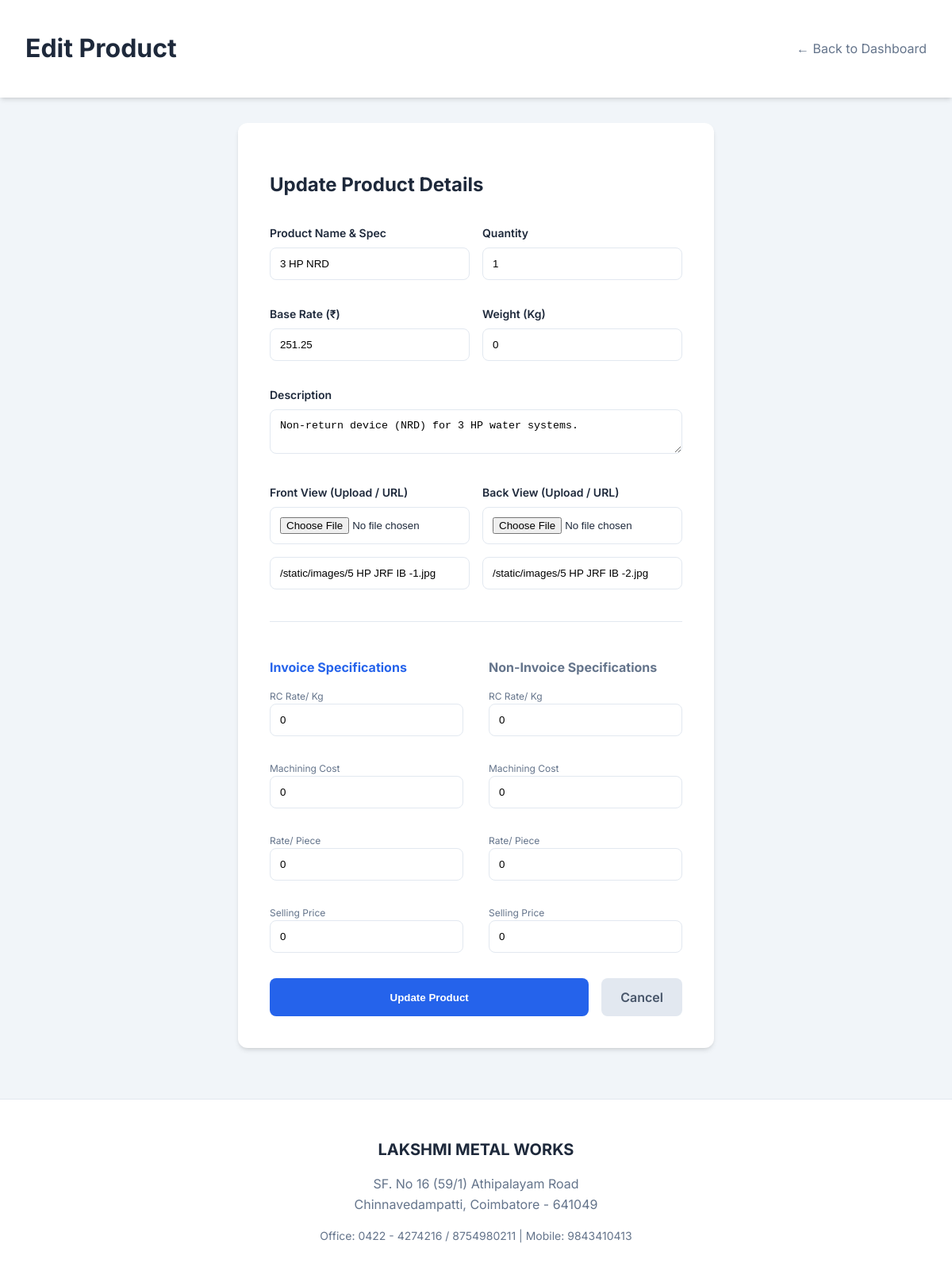
/admin/edit-product/8 (signed in), run on the app's committed database.
### models.py (models this page shows)
class Product(Base):
    __tablename__ = "products"
    id = Column(Integer, primary_key=True, index=True)
    name = Column(String, index=True)
    description = Column(Text)
    qty = Column(Integer, default=1)
    rate = Column(Float)
    image_url = Column(String)  # Front View
    back_image_url = Column(String, nullable=True)  # Back View
    weight = Column(Float, nullable=True)
    rc_rate_kg_invoice = Column(Float, nullable=True)
    machining_cost_invoice = Column(Float, nullable=True)
    rate_piece_invoice = Column(Float, nullable=True)
    rc_rate_kg_no_invoice = Column(Float, nullable=True)
    machining_cost_no_invoice = Column(Float, nullable=True)
    rate_piece_no_invoice = Column(Float, nullable=True)
    selling_price_invoice = Column(Float, nullable=True)
    selling_price_no_invoice = Column(Float, nullable=True)
    is_active = Column(Boolean, default=True)

### main.py (the view)
@app.get("/admin/edit-product/{product_id}", response_class=HTMLResponse)
async def edit_product_page(request: Request, product_id: int, db: Session = Depends(get_db)):
    if request.cookies.get("admin_session") != "authenticated":
        return RedirectResponse(url="/")
    product = db.query(models.Product).filter(models.Product.id == product_id).first()
    if not product:
        raise HTTPException(status_code=404, detail="Product not found")
    return templates.TemplateResponse("edit_product.html", {"request": request, "product": product})

### templates/edit_product.html (shortened to what this page needs)
<!DOCTYPE html>
<html lang="en">
<head>
    <link rel="stylesheet" href="/static/css/styles.css">
</head>
<body style="background-color: #f1f5f9;">
    <header>
        <h1>Edit Product</h1>
        <nav><a href="/admin/dashboard" style="color: var(--text-muted); text-decoration: none;">← Back to Dashboard</a>
        </nav>
    </header>
    <div class="container" style="max-width: 600px;">
        <div class="admin-form" style="padding: 2.5rem; margin-top: 2rem;">
            <h2 style="margin-bottom: 2rem; color: var(--text-main);">Update Product Details</h2>
            <form action="/admin/update-product/{{ product.id }}" method="post" enctype="multipart/form-data">
                <div style="display: grid; grid-template-columns: 1fr 1fr; gap: 1rem;">
                    <div>
                        <label
                            style="display: block; font-size: 0.875rem; font-weight: 600; margin-bottom: 0.5rem;">Product
                            Name & Spec</label>
                        <input type="text" name="name" value="{{ product.name }}" class="input-field" required>
                    </div>
                    <div>
                        <label
                            style="display: block; font-size: 0.875rem; font-weight: 600; margin-bottom: 0.5rem;">Quantity</label>
                        <input type="number" name="qty" value="{{ product.qty or 1 }}" class="input-field" required>
                    </div>
                    <div>
                        <label
                            style="display: block; font-size: 0.875rem; font-weight: 600; margin-bottom: 0.5rem;">Base
                            Rate (₹)</label>
                        <input type="number" step="any" name="rate" value="{{ product.rate or 0 }}" class="input-field"
                            required>
                    </div>
                    <div>
                        <label
                            style="display: block; font-size: 0.875rem; font-weight: 600; margin-bottom: 0.5rem;">Weight
                            (Kg)</label>
                        <input type="number" step="any" name="weight" value="{{ product.weight or 0 }}"
                            class="input-field">
                    </div>
                    <div style="grid-column: span 2;">
                        <label
                            style="display: block; font-size: 0.875rem; font-weight: 600; margin-bottom: 0.5rem;">Description</label>
                        <textarea name="description" class="input-field" rows="2"
                            required>{{ product.description }}</textarea>
                    </div>
                    <div>
                        <label
                            style="display: block; font-size: 0.875rem; font-weight: 600; margin-bottom: 0.5rem;">Front
                            View (Upload / URL)</label>
                        <input type="file" name="image_file" class="input-field" accept="image/*">
                        <input type="text" name="image_url" value="{{ product.image_url }}" class="input-field">
                    </div>
                    <div>
                        <label
                            style="display: block; font-size: 0.875rem; font-weight: 600; margin-bottom: 0.5rem;">Back
                            View (Upload / URL)</label>
                        <input type="file" name="back_image_file" class="input-field" accept="image/*">
                        <input type="text" name="back_image_url" value="{{ product.back_image_url or '' }}"
                            class="input-field">
                    </div>
                </div>
                <div
                    style="display: grid; grid-template-columns: 1fr 1fr; gap: 2rem; margin-top: 1.5rem; padding-top: 1.5rem; border-top: 1px solid var(--border);">
                    <div>
                        <h4 style="margin-bottom: 1rem; color: var(--primary);">Invoice Specifications</h4>
                        <div style="margin-bottom: 1rem;">
                            <label style="display: block; font-size: 0.75rem; color: var(--text-muted);">RC Rate/
                                Kg</label>
                            <input type="number" step="any" name="rc_rate_kg_invoice"
                                value="{{ product.rc_rate_kg_invoice or 0 }}" class="input-field">
                        </div>
                        <div style="margin-bottom: 1rem;">
                            <label style="display: block; font-size: 0.75rem; color: var(--text-muted);">Machining
                                Cost</label>
                            <input type="number" step="any" name="machining_cost_invoice"
                                value="{{ product.machining_cost_invoice or 0 }}" class="input-field">
                        </div>
                        <div style="margin-bottom: 1rem;">
                            <label style="display: block; font-size: 0.75rem; color: var(--text-muted);">Rate/
                                Piece</label>
                            <input type="number" step="any" name="rate_piece_invoice"
                                value="{{ product.rate_piece_invoice or 0 }}" class="input-field">
                        </div>
                        <div style="margin-bottom: 1rem;">
                            <label style="display: block; font-size: 0.75rem; color: var(--text-muted);">Selling
                                Price</label>
                            <input type="number" step="any" name="selling_price_invoice"
                                value="{{ product.selling_price_invoice or 0 }}" class="input-field">
                        </div>
                    </div>
                    <div>
                        <h4 style="margin-bottom: 1rem; color: #64748b;">Non-Invoice Specifications</h4>
                        <div style="margin-bottom: 1rem;">
                            <label style="display: block; font-size: 0.75rem; color: var(--text-muted);">RC Rate/
                                Kg</label>
                            <input type="number" step="any" name="rc_rate_kg_no_invoice"
                                value="{{ product.rc_rate_kg_no_invoice or 0 }}" class="input-field">
                        </div>
                        <div style="margin-bottom: 1rem;">
                            <label style="display: block; font-size: 0.75rem; color: var(--text-muted);">Machining
                                Cost</label>
                            <input type="number" step="any" name="machining_cost_no_invoice"
                                value="{{ product.machining_cost_no_invoice or 0 }}" class="input-field">
                        </div>
                        <div style="margin-bottom: 1rem;">
                            <label style="display: block; font-size: 0.75rem; color: var(--text-muted);">Rate/
                                Piece</label>
                            <input type="number" step="any" name="rate_piece_no_invoice"
                                value="{{ product.rate_piece_no_invoice or 0 }}" class="input-field">
                        </div>
                        <div style="margin-bottom: 1rem;">
                            <label style="display: block; font-size: 0.75rem; color: var(--text-muted);">Selling
                                Price</label>
                            <input type="number" step="any" name="selling_price_no_invoice"
                                value="{{ product.selling_price_no_invoice or 0 }}" class="input-field">
                        </div>
                    </div>
                </div>
                <div style="display: flex; gap: 1rem;">
                    <button type="submit" class="btn btn-primary" style="flex: 1;">Update Product</button>
                    <a href="/admin/dashboard" class="btn"
                        style="background: #e2e8f0; color: #475569; text-align: center; line-height: 1.5;">Cancel</a>
                </div>
            </form>
        </div>
    </div>
    <footer>
        <div class="footer-content">
            <div class="footer-brand">LAKSHMI METAL WORKS</div>
            <div class="footer-address">
                SF. No 16 (59/1) Athipalayam Road<br>
                Chinnavedampatti, Coimbatore - 641049
            </div>
            <div class="footer-contact">
                Office: 0422 - 4274216 / 8754980211 | Mobile: 9843410413
            </div>
        </div>
    </footer>
</body>
</html>

### static/css/styles.css (style rules this page uses)
:root { --primary: #2563eb; --primary-hover: #1d4ed8; --bg: #f8fafc; --card-bg: #ffffff; --text-main: #1e293b; --text-muted: #64748b; --border: #e2e8f0; --shadow: 0 4px 6px -1px rgb(0 0 0 / 0.1), 0 2px 4px -2px rgb(0 0 0 / 0.1); }
body { font-family: 'Inter', sans-serif; background-color: var(--bg); color: var(--text-main); margin: 0; padding: 0; line-height: 1.5; }
header { background: var(--card-bg); padding: 1rem 2rem; box-shadow: var(--shadow); display: flex; justify-content: space-between; align-items: center; position: sticky; top: 0; z-index: 100; }
nav { display: flex; align-items: center; gap: 1.5rem; }
.container { max-width: 1200px; margin: 2rem auto; padding: 0 1rem; }
.btn { display: inline-block; padding: 0.75rem 1.5rem; border-radius: 8px; font-weight: 600; text-decoration: none; cursor: pointer; transition: all 0.2s; border: none; text-align: center; }
.btn-primary { background: var(--primary); color: white; }
.admin-form { background: white; padding: 2rem; border-radius: 12px; box-shadow: var(--shadow); margin-bottom: 2rem; }
.input-field { width: 100%; padding: 0.75rem; margin-bottom: 1rem; border: 1px solid var(--border); border-radius: 8px; box-sizing: border-box; }
footer { background: var(--card-bg); padding: 3rem 2rem; margin-top: 4rem; border-top: 1px solid var(--border); text-align: center; color: var(--text-muted); }
.footer-content { max-width: 800px; margin: 0 auto; }
.footer-brand { font-weight: 700; color: var(--text-main); margin-bottom: 1rem; font-size: 1.25rem; }
.footer-address { line-height: 1.6; margin-bottom: 1rem; }
.footer-contact { font-size: 0.875rem; }

### data on the page
Product: name "3 HP NRD", qty "1", rate "251.25", weight "0", description "Non-return device (NRD) for 3 HP water systems.", image_url "/static/images/5 HP JRF IB -1.jpg", back_image_url "/static/images/5 HP JRF IB -2.jpg", rc_rate_kg_invoice "0", machining_cost_invoice "0", rate_piece_invoice "0", selling_price_invoice "0", rc_rate_kg_no_invoice "0", machining_cost_no_invoice "0", rate_piece_no_invoice "0", selling_price_no_invoice "0"
